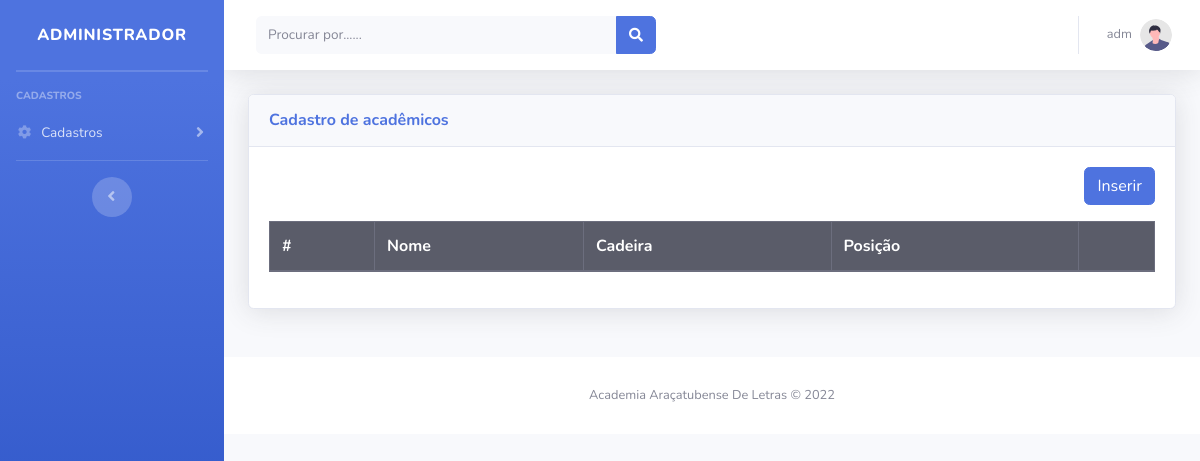
Page /modulos/memorial/memorial.php (signed in) on the earlier database version.
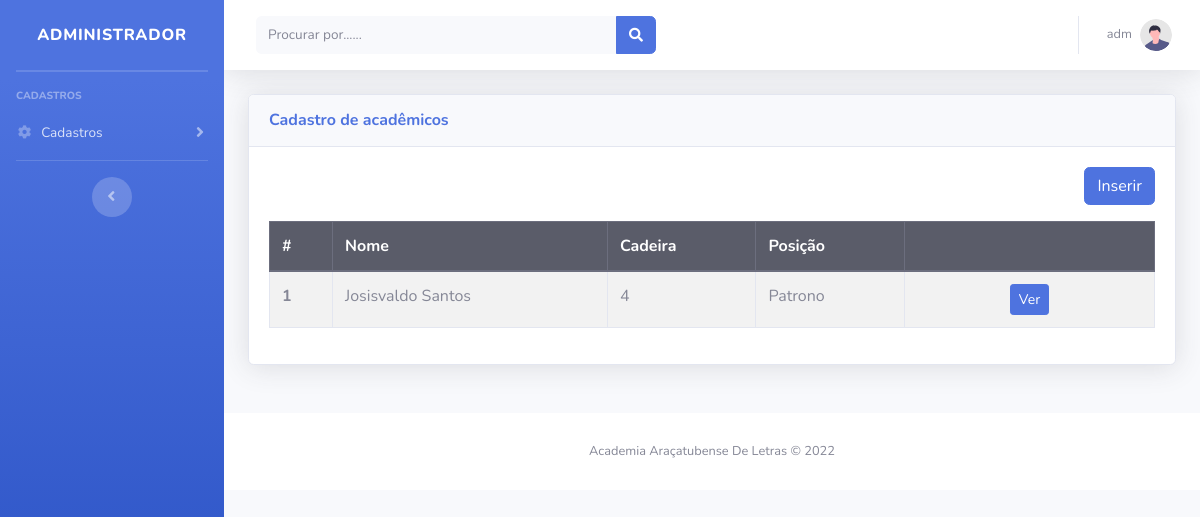
Same page on the later database version.
### tables this page shows
CREATE TABLE `memorial` (
  `id` int(11) NOT NULL,
  `nome` varchar(150) NOT NULL,
  `cadeira` varchar(10) NOT NULL,
  `posicao` varchar(50) NOT NULL,
  `sobre` text NOT NULL,
  `foto` varchar(200) NOT NULL
);

### modulos/memorial/memorial.php (the view, shortened to what this page needs)
<!DOCTYPE html>
<html lang="pt-br">
<?php include_once path('template/head.php'); ?>
<body id="page-top">
    <div id="wrapper">
        <?php include_once path('template/sidebar.php'); ?>
        <div id="content-wrapper" class="d-flex flex-column">
            <div id="content">
                <?php include_once path('template/navbar.php'); ?>
                <div class="container-fluid">
                    <div class="row">
                        <div class="col-12 mb-4">
                            <div class="card shadow mb-4">
                                <div class="card-header py-3">
                                    <h6 class="m-0 font-weight-bold text-primary">Cadastro de acadêmicos</h6>
                                </div>
                                <div class="card-body">
                                    <div class="text-right mb-3">
                                        <a class="btn btn-primary" href="inserir.php">Inserir</a>
                                    </div>
                                    <table class="table table-bordered table-striped">
                                        <thead>
                                            <tr class="thead-dark">
                                                <th>#</th>
                                                <th>Nome</th>
                                                <th>Cadeira</th>
                                                <th>Posição</th>
                                                <th></th>
                                            </tr>
                                        </thead>
                                        <tbody>
                                            <?php
                                            $pdo = Banco::conectar();
                                            $sql = 'SELECT * FROM  memorial';
                                            foreach ($pdo->query($sql) as $row) { ?>
                                                <tr>
                                                    <th scope="row"><?= $row['id'] ?></th>
                                                    <td><?= $row['nome'] ?></td>
                                                    <td><?= $row['cadeira'] ?></td>
                                                    <td><?= $row['posicao'] ?></td>
                                                    <td width='250' class="text-center">
                                                        <a class="btn btn-sm btn-primary " href="visualizar.php?id=<?= $row['id'] ?>">Ver</a>
                                                    </td>
                                                </tr>
                                            <?php }
                                            ?>
                                        </tbody>
                                    </table>
                                </div>
                            </div>
                        </div>
                    </div>
                </div>
                <footer class="sticky-footer bg-white">
                    <div class="container my-auto">
                        <div class="copyright text-center my-auto">
                            <span>Academia Araçatubense De Letras &copy; 2022</span>
                        </div>
                    </div>
                </footer>
            </div>
        </div>
</body>
</html>

Differences in the rows shown:
added memorial: id "1", nome "Josisvaldo Santos", cadeira "4", posicao "Patrono"
